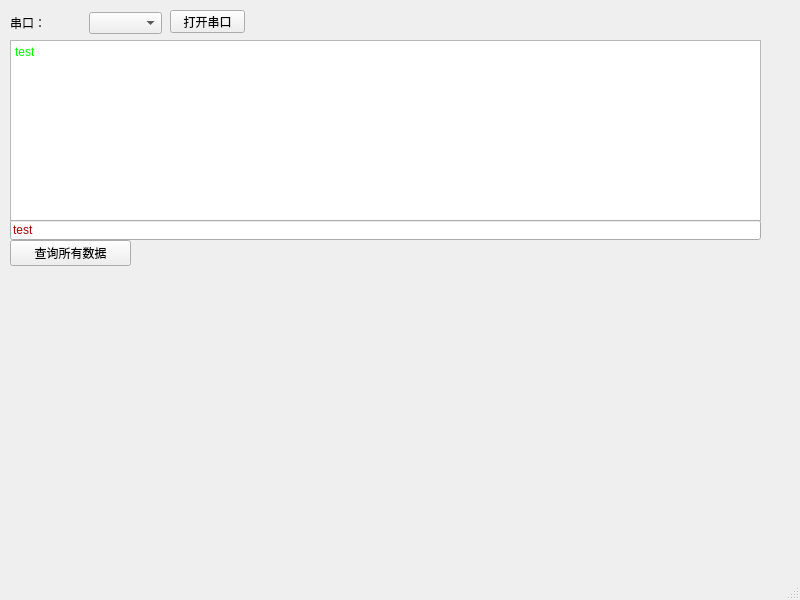
<?xml version="1.0" encoding="UTF-8"?>
<ui version="4.0">
 <class>MainWindow</class>
 <widget class="QMainWindow" name="MainWindow">
  <property name="geometry">
   <rect>
    <x>0</x>
    <y>0</y>
    <width>800</width>
    <height>600</height>
   </rect>
  </property>
  <property name="windowTitle">
   <string>MainWindow</string>
  </property>
  <widget class="QWidget" name="centralwidget">
   <widget class="QTextBrowser" name="textBrowser">
    <property name="geometry">
     <rect>
      <x>10</x>
      <y>40</y>
      <width>751</width>
      <height>181</height>
     </rect>
    </property>
    <property name="palette">
     <palette>
      <active>
       <colorrole role="WindowText">
        <brush brushstyle="SolidPattern">
         <color alpha="255">
          <red>0</red>
          <green>0</green>
          <blue>0</blue>
         </color>
        </brush>
       </colorrole>
       <colorrole role="Text">
        <brush brushstyle="SolidPattern">
         <color alpha="255">
          <red>0</red>
          <green>255</green>
          <blue>0</blue>
         </color>
        </brush>
       </colorrole>
       <colorrole role="PlaceholderText">
        <brush brushstyle="SolidPattern">
         <color alpha="128">
          <red>0</red>
          <green>255</green>
          <blue>0</blue>
         </color>
        </brush>
       </colorrole>
      </active>
      <inactive>
       <colorrole role="WindowText">
        <brush brushstyle="SolidPattern">
         <color alpha="255">
          <red>0</red>
          <green>0</green>
          <blue>0</blue>
         </color>
        </brush>
       </colorrole>
       <colorrole role="Text">
        <brush brushstyle="SolidPattern">
         <color alpha="255">
          <red>0</red>
          <green>255</green>
          <blue>0</blue>
         </color>
        </brush>
       </colorrole>
       <colorrole role="PlaceholderText">
        <brush brushstyle="SolidPattern">
         <color alpha="128">
          <red>0</red>
          <green>255</green>
          <blue>0</blue>
         </color>
        </brush>
       </colorrole>
      </inactive>
      <disabled>
       <colorrole role="WindowText">
        <brush brushstyle="SolidPattern">
         <color alpha="255">
          <red>120</red>
          <green>120</green>
          <blue>120</blue>
         </color>
        </brush>
       </colorrole>
       <colorrole role="Text">
        <brush brushstyle="SolidPattern">
         <color alpha="255">
          <red>120</red>
          <green>120</green>
          <blue>120</blue>
         </color>
        </brush>
       </colorrole>
       <colorrole role="PlaceholderText">
        <brush brushstyle="SolidPattern">
         <color alpha="128">
          <red>0</red>
          <green>0</green>
          <blue>0</blue>
         </color>
        </brush>
       </colorrole>
      </disabled>
     </palette>
    </property>
    <property name="html">
     <string>&lt;!DOCTYPE HTML PUBLIC &quot;-//W3C//DTD HTML 4.0//EN&quot; &quot;http://www.w3.org/TR/REC-html40/strict.dtd&quot;&gt;
&lt;html&gt;&lt;head&gt;&lt;meta name=&quot;qrichtext&quot; content=&quot;1&quot; /&gt;&lt;style type=&quot;text/css&quot;&gt;
p, li { white-space: pre-wrap; }
&lt;/style&gt;&lt;/head&gt;&lt;body style=&quot; font-family:'SimSun'; font-size:13.5pt; font-weight:400; font-style:normal;&quot;&gt;
&lt;p style=&quot; margin-top:0px; margin-bottom:0px; margin-left:0px; margin-right:0px; -qt-block-indent:0; text-indent:0px;&quot;&gt;&lt;span style=&quot; font-size:9pt;&quot;&gt;test&lt;/span&gt;&lt;/p&gt;&lt;/body&gt;&lt;/html&gt;</string>
    </property>
   </widget>
   <widget class="QPushButton" name="pushButton">
    <property name="geometry">
     <rect>
      <x>170</x>
      <y>10</y>
      <width>75</width>
      <height>23</height>
     </rect>
    </property>
    <property name="text">
     <string>打开串口</string>
    </property>
   </widget>
   <widget class="QLineEdit" name="lineEdit">
    <property name="geometry">
     <rect>
      <x>10</x>
      <y>220</y>
      <width>751</width>
      <height>20</height>
     </rect>
    </property>
    <property name="palette">
     <palette>
      <active>
       <colorrole role="WindowText">
        <brush brushstyle="SolidPattern">
         <color alpha="255">
          <red>0</red>
          <green>0</green>
          <blue>0</blue>
         </color>
        </brush>
       </colorrole>
       <colorrole role="Text">
        <brush brushstyle="SolidPattern">
         <color alpha="255">
          <red>170</red>
          <green>0</green>
          <blue>0</blue>
         </color>
        </brush>
       </colorrole>
       <colorrole role="BrightText">
        <brush brushstyle="SolidPattern">
         <color alpha="255">
          <red>255</red>
          <green>255</green>
          <blue>255</blue>
         </color>
        </brush>
       </colorrole>
       <colorrole role="PlaceholderText">
        <brush brushstyle="SolidPattern">
         <color alpha="128">
          <red>0</red>
          <green>255</green>
          <blue>0</blue>
         </color>
        </brush>
       </colorrole>
      </active>
      <inactive>
       <colorrole role="WindowText">
        <brush brushstyle="SolidPattern">
         <color alpha="255">
          <red>0</red>
          <green>0</green>
          <blue>0</blue>
         </color>
        </brush>
       </colorrole>
       <colorrole role="Text">
        <brush brushstyle="SolidPattern">
         <color alpha="255">
          <red>170</red>
          <green>0</green>
          <blue>0</blue>
         </color>
        </brush>
       </colorrole>
       <colorrole role="BrightText">
        <brush brushstyle="SolidPattern">
         <color alpha="255">
          <red>255</red>
          <green>255</green>
          <blue>255</blue>
         </color>
        </brush>
       </colorrole>
       <colorrole role="PlaceholderText">
        <brush brushstyle="SolidPattern">
         <color alpha="128">
          <red>0</red>
          <green>255</green>
          <blue>0</blue>
         </color>
        </brush>
       </colorrole>
      </inactive>
      <disabled>
       <colorrole role="WindowText">
        <brush brushstyle="SolidPattern">
         <color alpha="255">
          <red>120</red>
          <green>120</green>
          <blue>120</blue>
         </color>
        </brush>
       </colorrole>
       <colorrole role="Text">
        <brush brushstyle="SolidPattern">
         <color alpha="255">
          <red>120</red>
          <green>120</green>
          <blue>120</blue>
         </color>
        </brush>
       </colorrole>
       <colorrole role="BrightText">
        <brush brushstyle="SolidPattern">
         <color alpha="255">
          <red>255</red>
          <green>255</green>
          <blue>255</blue>
         </color>
        </brush>
       </colorrole>
       <colorrole role="PlaceholderText">
        <brush brushstyle="SolidPattern">
         <color alpha="128">
          <red>0</red>
          <green>0</green>
          <blue>0</blue>
         </color>
        </brush>
       </colorrole>
      </disabled>
     </palette>
    </property>
    <property name="text">
     <string>test</string>
    </property>
   </widget>
   <widget class="QWidget" name="layoutWidget">
    <property name="geometry">
     <rect>
      <x>10</x>
      <y>10</y>
      <width>152</width>
      <height>26</height>
     </rect>
    </property>
    <layout class="QHBoxLayout" name="horizontalLayout">
     <item>
      <widget class="QLabel" name="label">
       <property name="text">
        <string>串口：</string>
       </property>
      </widget>
     </item>
     <item>
      <widget class="QComboBox" name="comboBox"/>
     </item>
    </layout>
   </widget>
   <widget class="QPushButton" name="pushButton_2">
    <property name="geometry">
     <rect>
      <x>10</x>
      <y>240</y>
      <width>121</width>
      <height>26</height>
     </rect>
    </property>
    <property name="text">
     <string>查询所有数据</string>
    </property>
   </widget>
  </widget>
  <widget class="QMenuBar" name="menubar">
   <property name="geometry">
    <rect>
     <x>0</x>
     <y>0</y>
     <width>800</width>
     <height>23</height>
    </rect>
   </property>
  </widget>
  <widget class="QStatusBar" name="statusbar"/>
 </widget>
 <resources/>
 <connections/>
</ui>
